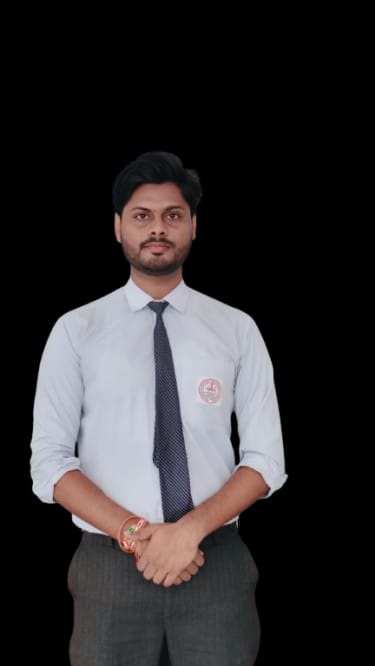
#> input picture selfImg.jpg, 375 x 666 px, given in place of the camera
$ python resize.py
#> lines starting #> are read from the running program, lines starting #| are printed output that depends on the picture
import cv2

# Load Haar cascades ---
face_cascade  = cv2.CascadeClassifier(cv2.data.haarcascades + "haarcascade_frontalface_default.xml")
eye_cascade   = cv2.CascadeClassifier(cv2.data.haarcascades + "haarcascade_eye.xml")
smile_cascade = cv2.CascadeClassifier(cv2.data.haarcascades + "haarcascade_smile.xml")

cap = cv2.VideoCapture(0)

# smoothing counters ---
smile_frames = 0
neutral_frames = 0
label = "Not Smiling"

while True:
    ok, frame = cap.read()
#> frame is the input picture: shape (666, 375, 3); mean B, G, R 46.4, 44.9, 47.5
    if not ok:
        break

    gray = cv2.cvtColor(frame, cv2.COLOR_BGR2GRAY)
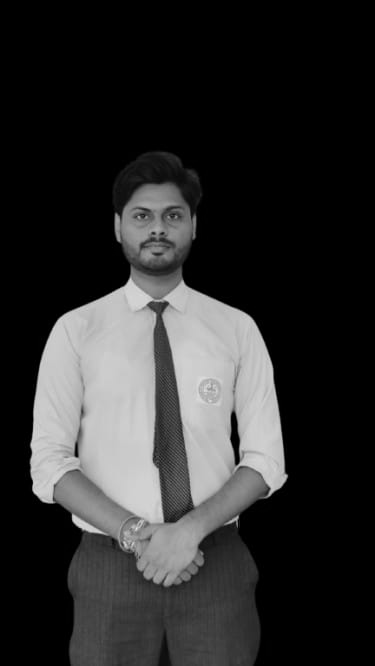
#> gray: shape (666, 375); min 0, max 229, mean 45.8
    gray = cv2.equalizeHist(gray)  # helps in uneven lighting
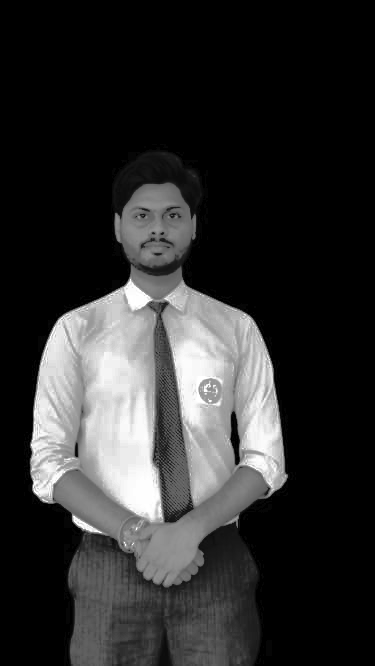
#> gray: shape (666, 375); min 0, max 255, mean 47.1

    # detect faces ---
    faces = face_cascade.detectMultiScale(gray, scaleFactor=1.1, minNeighbors=6, minSize=(120, 120))
#> faces = ()

    smiling_now = False

    for (x, y, w, h) in faces:
        cv2.rectangle(frame, (x, y), (x+w, y+h), (255, 0, 0), 2)

        roi_gray  = gray[y:y+h, x:x+w]
        roi_color = frame[y:y+h, x:x+w]

        # detect eyes (optional) ---
        eyes = eye_cascade.detectMultiScale(roi_gray, scaleFactor=1.1, minNeighbors=15, minSize=(25, 25))
        for (ex, ey, ew, eh) in eyes:
            cv2.rectangle(roi_color, (ex, ey), (ex+ew, ey+eh), (0, 255, 0), 2)

        # detect smile ONLY in lower half of the face ---
        mouth_roi_gray = roi_gray[int(h*0.5):h, 0:w]
        smiles = smile_cascade.detectMultiScale(
            mouth_roi_gray,
            scaleFactor=1.7,   # try 1.5–1.9
            minNeighbors=22,   # try 15–30 (higher = stricter)
            minSize=(25, 25)
        )

        if len(smiles) > 0:
            smiling_now = True
#> this loop made 0 passes

        # draw mouth ROI (debug): uncomment if needed
        # cv2.rectangle(roi_color, (0, int(h*0.5)), (w, h), (255, 255, 0), 1)

    # ---- debounce / smoothing over frames ----
    if smiling_now:
        smile_frames += 1
        neutral_frames = 0
    else:
        neutral_frames += 1
        smile_frames = 0

    if smile_frames >= 3:        # needs 3 consecutive frames to switch ON
        label = "Smiling"
    if neutral_frames >= 7:      # needs 7 consecutive frames to switch OFF
        label = "Not Smiling"

    # Put label for each detected face (or top-left if none)
    color = (0, 200, 0) if label == "Smiling" else (0, 0, 255)
    for (x, y, w, h) in faces:
        cv2.putText(frame, label, (x, max(30, y-10)),
                    cv2.FONT_HERSHEY_SIMPLEX, 0.9, color, 2, cv2.LINE_AA)

    cv2.imshow("Face / Eyes / Smile", frame)
    if cv2.waitKey(1) & 0xFF == ord('q'):
#> (key q is pressed here)
        break

cap.release()
cv2.destroyAllWindows()
